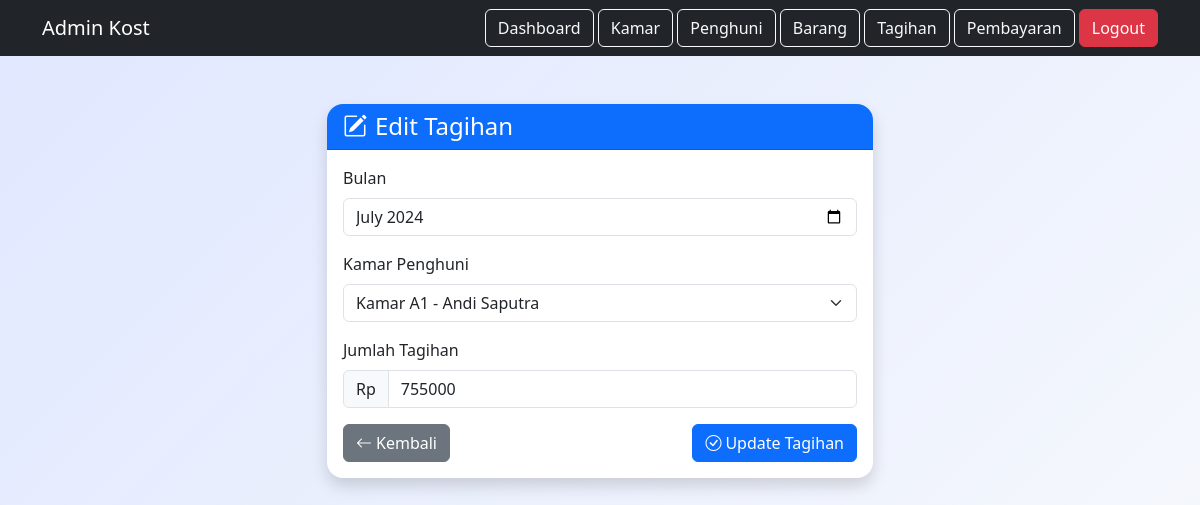
The page /admin/edit_tagihan.php?id=1 (signed in) on the database its author committed.
### tables this page shows
CREATE TABLE tagihan (
    id INT AUTO_INCREMENT PRIMARY KEY,
    bulan DATE NOT NULL,
    id_kmr_penghuni INT NOT NULL,
    jml_tagihan INT NOT NULL,
    FOREIGN KEY (id_kmr_penghuni) REFERENCES kmr_penghuni(id)
);

### admin/edit_tagihan.php (the view, shortened to what this page needs)
<?php
require_once "../koneksi.php";
$id = isset($_GET['id']) ? intval($_GET['id']) : 0;
if ($id > 0) {
    $stmt = $conn->prepare("SELECT * FROM tagihan WHERE id = ?");
    $stmt->bind_param("i", $id);
    $stmt->execute();
    $result = $stmt->get_result();
    $tagihan = $result->fetch_assoc();
} else {
    header('Location: tagihan.php');
    exit;
}
$kamar_penghuni = $conn->query("
    SELECT kp.id, k.nomor as nomor_kamar, p.nama as nama_penghuni
    FROM kmr_penghuni kp
    JOIN kamar k ON kp.id_kamar = k.id
    JOIN penghuni p ON kp.id_penghuni = p.id
    WHERE kp.tgl_keluar IS NULL
    ORDER BY k.nomor ASC
");
?>
<!DOCTYPE html>
<html lang="id">
<head>
    <link href="https://cdn.jsdelivr.net/npm/bootstrap@5.3.0/dist/css/bootstrap.min.css" rel="stylesheet">
    <link href="https://cdn.jsdelivr.net/npm/bootstrap-icons@1.10.5/font/bootstrap-icons.css" rel="stylesheet">
</head>
<body>
<nav class="navbar navbar-expand-lg navbar-dark bg-dark">
    <div class="container">
        <a class="navbar-brand" href="#">Admin Kost</a>
        <div>
            <a href="dashboard.php" class="btn btn-outline-light">Dashboard</a>
            <a href="kamar.php" class="btn btn-outline-light">Kamar</a>
            <a href="penghuni.php" class="btn btn-outline-light">Penghuni</a>
            <a href="barang.php" class="btn btn-outline-light">Barang</a>
            <a href="tagihan.php" class="btn btn-outline-light">Tagihan</a>
            <a href="pembayaran.php" class="btn btn-outline-light">Pembayaran</a>
            <a href="../logout.php" class="btn btn-danger">Logout</a>
        </div>
    </div>
</nav>
<div class="container py-5">
    <div class="row justify-content-center">
        <div class="col-md-6">
            <div class="card shadow">
                <div class="card-header bg-primary text-white">
                    <h4 class="mb-0">
                        <i class="bi bi-pencil-square me-2"></i>Edit Tagihan
                    </h4>
                </div>
                <div class="card-body">
                    <form method="post">
                        <div class="mb-3">
                            <label class="form-label">Bulan</label>
                            <input type="month" name="bulan" class="form-control" value="<?= date('Y-m', strtotime($tagihan['bulan'])) ?>" required>
                        </div>
                        <div class="mb-3">
                            <label class="form-label">Kamar Penghuni</label>
                            <select name="id_kmr_penghuni" class="form-select" required>
                                <?php if ($kamar_penghuni && $kamar_penghuni->num_rows > 0): ?>
                                    <?php while($row = $kamar_penghuni->fetch_assoc()): ?>
                                        <option value="<?= $row['id'] ?>" <?= $tagihan['id_kmr_penghuni'] == $row['id'] ? 'selected' : '' ?>>
                                            Kamar <?= $row['nomor_kamar'] ?> - <?= $row['nama_penghuni'] ?>
                                        </option>
                                    <?php endwhile; ?>
                                <?php endif; ?>
                            </select>
                        </div>
                        <div class="mb-3">
                            <label class="form-label">Jumlah Tagihan</label>
                            <div class="input-group">
                                <span class="input-group-text">Rp</span>
                                <input type="number" name="jml_tagihan" class="form-control" value="<?= $tagihan['jml_tagihan'] ?>" required min="0">
                            </div>
                        </div>
                        <div class="d-flex justify-content-between">
                            <a href="tagihan.php" class="btn btn-secondary">
                                <i class="bi bi-arrow-left me-1"></i>Kembali
                            </a>
                            <button type="submit" name="update" class="btn btn-primary">
                                <i class="bi bi-check-circle me-1"></i>Update Tagihan
                            </button>
                        </div>
                    </form>
                </div>
            </div>
        </div>
    </div>
</div>
</body>
</html>

### admin/edit_tagihan.php (style rules this page uses)
body { background: linear-gradient(135deg, #e0e7ff 0%, #f8fafc 100%); min-height: 100vh; }
.card { border-radius: 1rem; border: none; }
.card-header { border-radius: 1rem 1rem 0 0 !important; }

### rows shown on the page
tagihan: bulan "2024-07", id_kmr_penghuni "Kamar A1 - Andi Saputra", jml_tagihan "755000"
